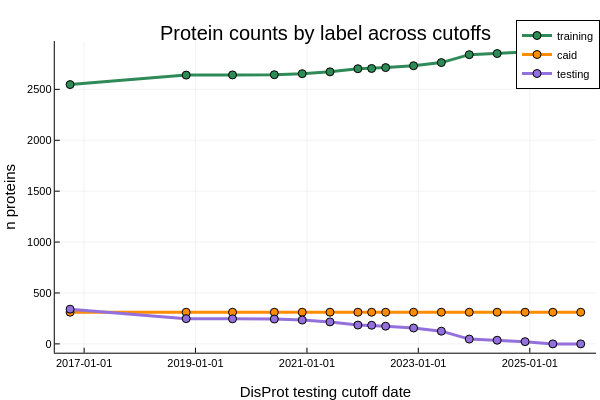

This figure's notebook cell:
### Markdown cell above
### Plot 8: Protein Counts vs Cutoff

### Code cell
plot(
    sweep_proteins_wide.disprot_testing_cutoff_date,
    sweep_proteins_wide.training;
    label = "training",
    xlabel = "DisProt testing cutoff date",
    ylabel = "n proteins",
    title = "Protein counts by label across cutoffs",
    linewidth = 3,
    marker = :circle,
    color = :seagreen
)
plot!(
    sweep_proteins_wide.disprot_testing_cutoff_date,
    sweep_proteins_wide.caid;
    label = "caid",
    linewidth = 3,
    marker = :circle,
    color = :darkorange
)
plot!(
    sweep_proteins_wide.disprot_testing_cutoff_date,
    sweep_proteins_wide.testing;
    label = "testing",
    linewidth = 3,
    marker = :circle,
    color = :mediumpurple
)

### Figure 1 — Plotly figure (JSON) as saved in the notebook; plotly's stock layout.template omitted (floating-point values rounded to 4 significant figures)
{"data": [{"colorbar": {"len": 0.8657, "title": "", "x": 0.9934, "y": 0.5087}, "legendgroup": "training", "line": {"color": "rgba(46, 139, 87, 1.000)", "dash": "solid", "shape": "linear", "width": 3}, "marker": {"color": "rgba(46, 139, 87, 1.000)", "line": {"color": "rgba(0, 0, 0, 1.000)", "width": 1}, "size": 8, "symbol": "circle"}, "mode": "lines+markers", "name": "training", "showlegend": true, "type": "scatter", "x": [736238, 736999, 737303, 737577, 737760, 737942, 738125, 738215, 738307, 738490, 738672, 738855, 739038, 739221, 739403, 739586], "xaxis": "x", "y": [2547, 2640, 2642, 2644, 2654, 2672, 2703, 2705, 2714, 2732, 2763, 2841, 2852, 2866, 2888, 2888], "yaxis": "y"}, {"colorbar": {"len": 0.8657, "title": "", "x": 0.9934, "y": 0.5087}, "legendgroup": "caid", "line": {"color": "rgba(255, 140, 0, 1.000)", "dash": "solid", "shape": "linear", "width": 3}, "marker": {"color": "rgba(255, 140, 0, 1.000)", "line": {"color": "rgba(0, 0, 0, 1.000)", "width": 1}, "size": 8, "symbol": "circle"}, "mode": "lines+markers", "name": "caid", "showlegend": true, "type": "scatter", "x": [736238, 736999, 737303, 737577, 737760, 737942, 738125, 738215, 738307, 738490, 738672, 738855, 739038, 739221, 739403, 739586], "xaxis": "x", "y": [311, 311, 311, 311, 311, 311, 311, 311, 311, 311, 311, 311, 311, 311, 311, 311], "yaxis": "y"}, {"colorbar": {"len": 0.8657, "title": "", "x": 0.9934, "y": 0.5087}, "legendgroup": "testing", "line": {"color": "rgba(147, 112, 219, 1.000)", "dash": "solid", "shape": "linear", "width": 3}, "marker": {"color": "rgba(147, 112, 219, 1.000)", "line": {"color": "rgba(0, 0, 0, 1.000)", "width": 1}, "size": 8, "symbol": "circle"}, "mode": "lines+markers", "name": "testing", "showlegend": true, "type": "scatter", "x": [736238, 736999, 737303, 737577, 737760, 737942, 738125, 738215, 738307, 738490, 738672, 738855, 739038, 739221, 739403, 739586], "xaxis": "x", "y": [341, 248, 246, 244, 234, 216, 185, 183, 174, 156, 125, 47, 36, 22, 0, 0], "yaxis": "y"}], "layout": {"annotations": [{"font": {"color": "rgba(0, 0, 0, 1.000)", "family": "sans-serif", "size": 20}, "rotation": 0, "showarrow": false, "text": "Protein counts by label across cutoffs", "x": 0.5424, "xanchor": "center", "xref": "paper", "y": 1, "yanchor": "top", "yref": "paper"}], "height": 400, "legend": {"bgcolor": "rgba(255, 255, 255, 1.000)", "bordercolor": "rgba(0, 0, 0, 1.000)", "borderwidth": 1, "font": {"color": "rgba(0, 0, 0, 1.000)", "family": "sans-serif", "size": 11}, "title": {"font": {"color": "rgba(0, 0, 0, 1.000)", "family": "sans-serif", "size": 15}, "text": ""}, "tracegroupgap": 0, "traceorder": "normal", "x": 1, "xanchor": "auto", "y": 1, "yanchor": "auto"}, "margin": {"b": 20, "l": 0, "r": 0, "t": 20}, "paper_bgcolor": "rgba(255, 255, 255, 1.000)", "plot_bgcolor": "rgba(255, 255, 255, 1.000)", "showlegend": true, "width": 600, "xaxis": {"anchor": "y", "domain": [0.09128, 0.9934], "gridcolor": "rgba(0, 0, 0, 0.100)", "gridwidth": 0.5, "linecolor": "rgba(0, 0, 0, 1.000)", "mirror": false, "range": [736100.0, 739700.0], "showgrid": true, "showline": true, "showticklabels": true, "tickangle": 0, "tickcolor": "rgb(0, 0, 0)", "tickfont": {"color": "rgba(0, 0, 0, 1.000)", "family": "sans-serif", "size": 11}, "tickmode": "array", "ticks": "inside", "ticktext": ["2017-01-01", "2019-01-01", "2021-01-01", "2023-01-01", "2025-01-01"], "tickvals": [736330, 737060, 737791, 738521, 739252], "title": "DisProt testing cutoff date", "titlefont": {"color": "rgba(0, 0, 0, 1.000)", "family": "sans-serif", "size": 15}, "type": "-", "visible": true, "zeroline": false, "zerolinecolor": "rgba(0, 0, 0, 1.000)"}, "yaxis": {"anchor": "x", "domain": [0.07581, 0.9415], "gridcolor": "rgba(0, 0, 0, 0.100)", "gridwidth": 0.5, "linecolor": "rgba(0, 0, 0, 1.000)", "mirror": false, "range": [-86.64, 2975.0], "showgrid": true, "showline": true, "showticklabels": true, "tickangle": 0, "tickcolor": "rgb(0, 0, 0)", "tickfont": {"color": "rgba(0, 0, 0, 1.000)", "family": "sans-serif", "size": 11}, "tickmode": "array", "ticks": "inside", "ticktext": ["0", "500", "1000", "1500", "2000", "2500"], "tickvals": [0, 500, 1000, 1500, 2000, 2500], "title": "n proteins", "titlefont": {"color": "rgba(0, 0, 0, 1.000)", "family": "sans-serif", "size": 15}, "type": "-", "visible": true, "zeroline": false, "zerolinecolor": "rgba(0, 0, 0, 1.000)"}}}
